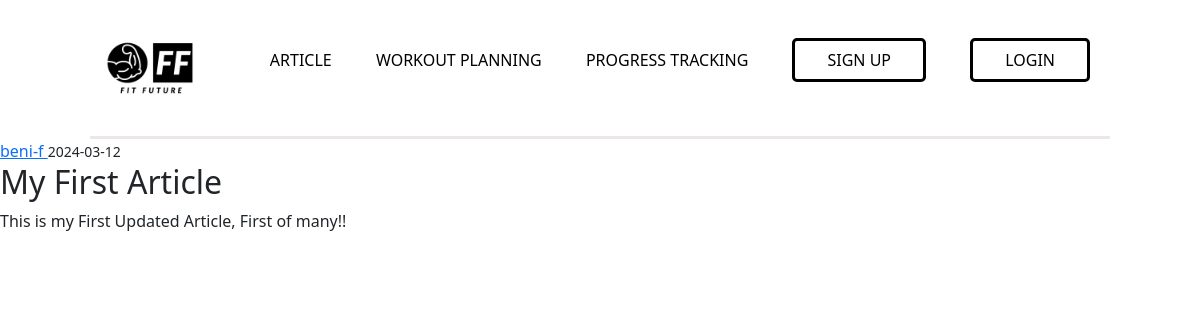
/articles/1, run on the app's committed database.
### fitfuture/db_models.py (models this page shows, shortened)
class User(db.Model, UserMixin):
    id = db.Column(db.Integer, primary_key=True)
    firstname = db.Column(db.String(32), nullable=False)
    lastname = db.Column(db.String(32), nullable=False)
    height = db.Column(db.Integer, nullable=False)
    weight = db.Column(db.Integer, nullable=False)
    gender = db.Column(db.String(10), nullable=True)
    username = db.Column(db.String(20), unique=True, nullable=False)
    email = db.Column(db.String(120), unique=True, nullable=False)
    image_file = db.Column(db.String(20), default='profile-user.png')
    password = db.Column(db.String(60), nullable=False)
    articles = db.relationship('Article', backref='author', lazy=True)
    workouts = db.relationship('Workout', backref='user', lazy=True)
    progress = db.relationship('Progress', backref='user', lazy=True)

class Article(db.Model):
    id = db.Column(db.Integer, primary_key=True)
    title = db.Column(db.String(120), nullable=False)
    date_posted = db.Column(db.DateTime, nullable=False, default=datetime.utcnow)
    content = db.Column(db.Text, nullable=False)
    user_id = db.Column(db.Integer, db.ForeignKey('user.id'), nullable=False)

### fitfuture/routes.py (the view)
@app.route('/articles/<int:article_id>')
def article(article_id):
    article = Article.query.get_or_404(article_id)
    return render_template('show_article.html', article=article)

### fitfuture/templates/show_article.html
{% extends "layout.html" %}
{% block content %}
    <article>
        <div>
            <div>
                <a href="#">{{ article.author.username }} </a>
                <small> {{ article.date_posted.strftime('%Y-%m-%d') }}</small>
            </div>
            <h2>{{ article.title }}</h2>
            <p>{{ article.content }}</p>
        </div>
    </article>
{% endblock content %}

### fitfuture/static/styles/main.css (style rules this page uses)
body { margin: 0; padding: 0; font-family: 'Poppins', sans-serif; background-color: rgb(251, 251, 251); }

### fitfuture/static/styles/account.css (style rules this page uses)
body { font-family: Poppins; margin: 0; }

### fitfuture/static/styles/workout.css (style rules this page uses)
body { margin: 30px; }

### data on the page
User: author.username "beni-f"
Article: date_posted "2024-03-12", title "My First Article", content "This is my First Updated Article, First of many!!"
